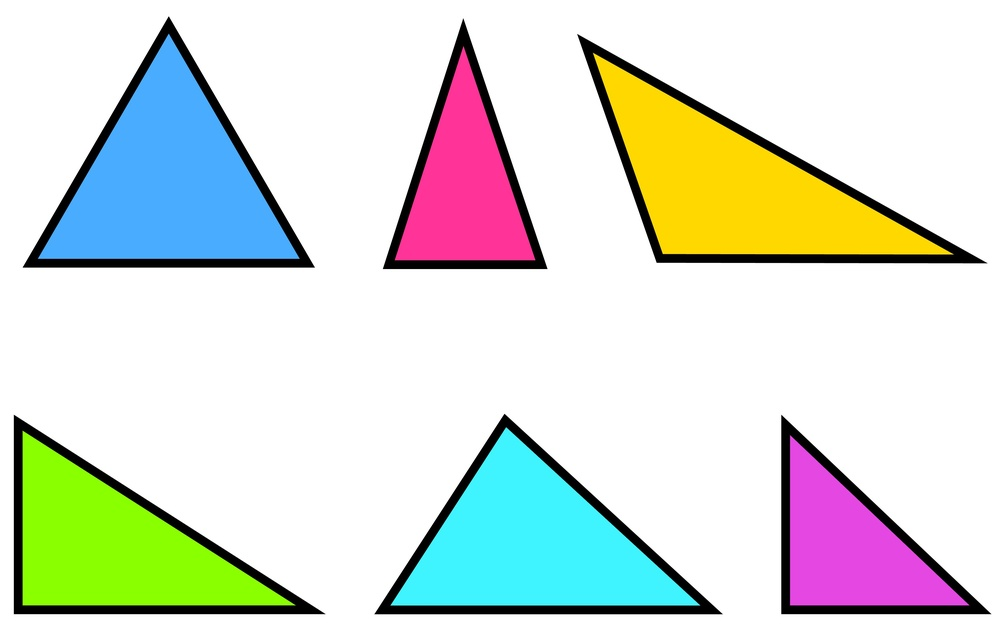
#> input picture Harris/triangle-shapes.jpg, 1000 x 628 px, shrunk from 3428 x 2152 before the run
$ jupyter execute Harris.ipynb
#> lines starting #> are read from the running program, lines starting #| are printed output that depends on the picture
#> further down, input_img is the input picture: shape (628, 1000, 3); mean B, G, R 213.5, 222.6, 216.2
# Harris Corner Detection from Scratch

------

### Import Libraries

[cell 1]
import cv2
import numpy as np
import matplotlib.pyplot as plt
from scipy import ndimage
from tqdm import tqdm

### Utility Functions

[cell 2]
# the normal CV2 conversion doesnt seem to work as good
def rgb2gray(img) :
    return np.dot(img[..., :3], [0.2989, 0.5870, 0.1140])
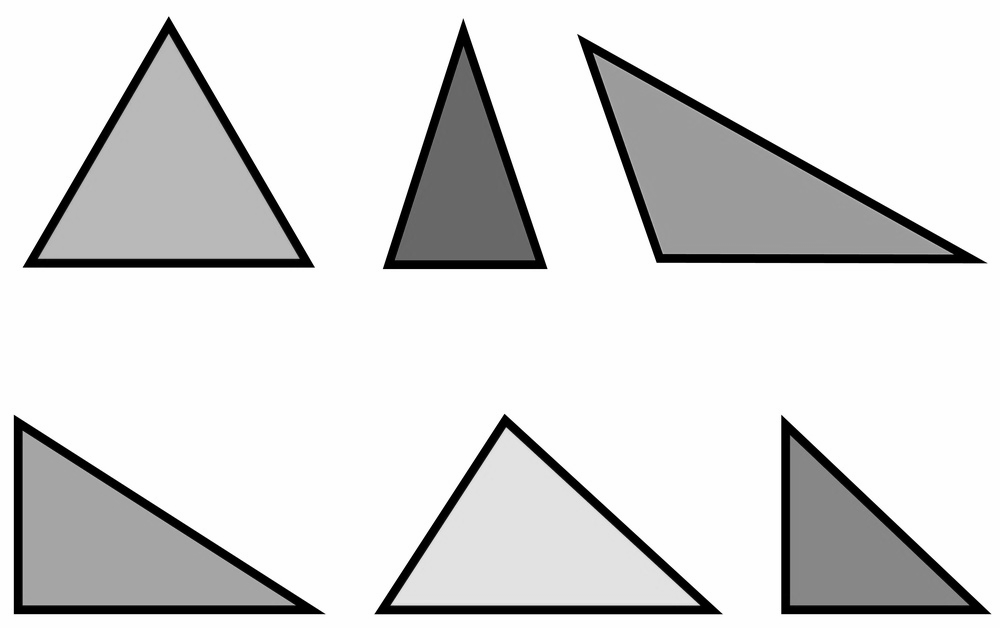
#> returned value: shape (628, 1000) float64; min 0, max 255, mean 219.1

# Detemine gradient function for Fx and Fy using sobel filter(normlized)
def gradient_x(img) :
    grad_img = ndimage.convolve(img, np.array([[-1, 0, 1],[-2, 0, 2],[-1, 0, 1]]))
    return grad_img/np.max(grad_img)

def gradient_y(img) :
    grad_img = ndimage.convolve(img, np.array([[-1, -2, -1],[0, 0, 0],[1, 2, 1]]))
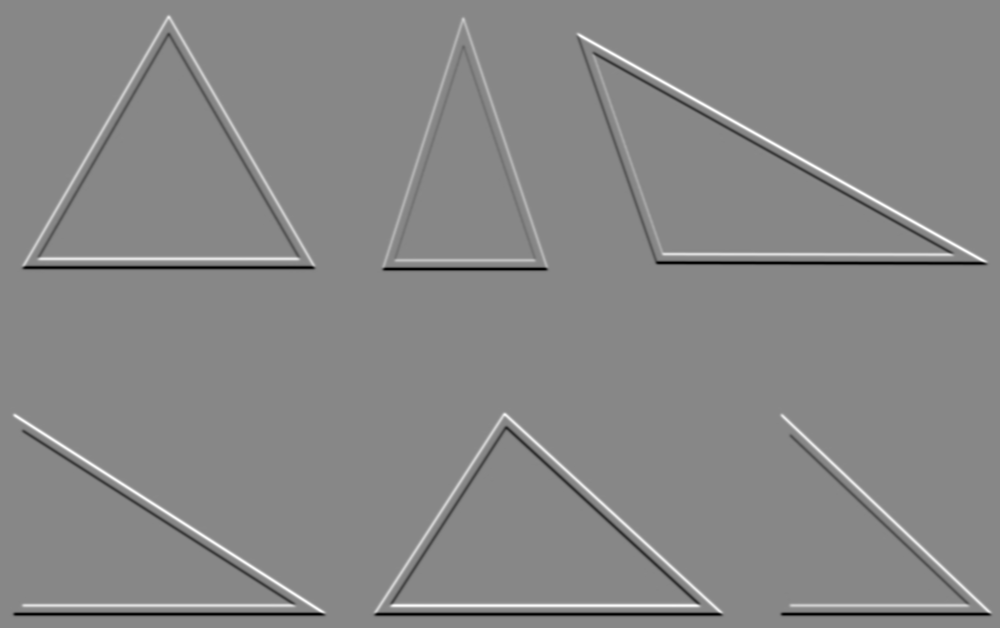
#> grad_img: shape (628, 1000) float64; min -651.9, max 575.4, mean 0; drawn with min black and max white
    return grad_img/np.max(grad_img)

### Find Filtered Grdients

[cell 3]
ratio = 0.02 # (0.001, 0.01, 0.05)  lower the ratio the more points it will pick up
input_img = cv2.imread('triangle-shapes.jpg')
gray_input_img = rgb2gray(input_img)

# Apply gaussian blurring
blur_img = ndimage.gaussian_filter(gray_input_img, sigma = 1.0)

# Find gradient Ix and Iy
Ix = gradient_x(blur_img)
Iy = gradient_y(blur_img)

[cell 4]
plt.figure(figsize=(15, 5))

plt.subplot(1,2,1)
plt.imshow(Ix, cmap='gray')
plt.title('Ix')

plt.subplot(1,2,2)
plt.imshow(Iy, cmap='gray')
plt.title('Iy')

plt.show()

### Find the Corners

[cell 5]
Ixx = Ix * Ix
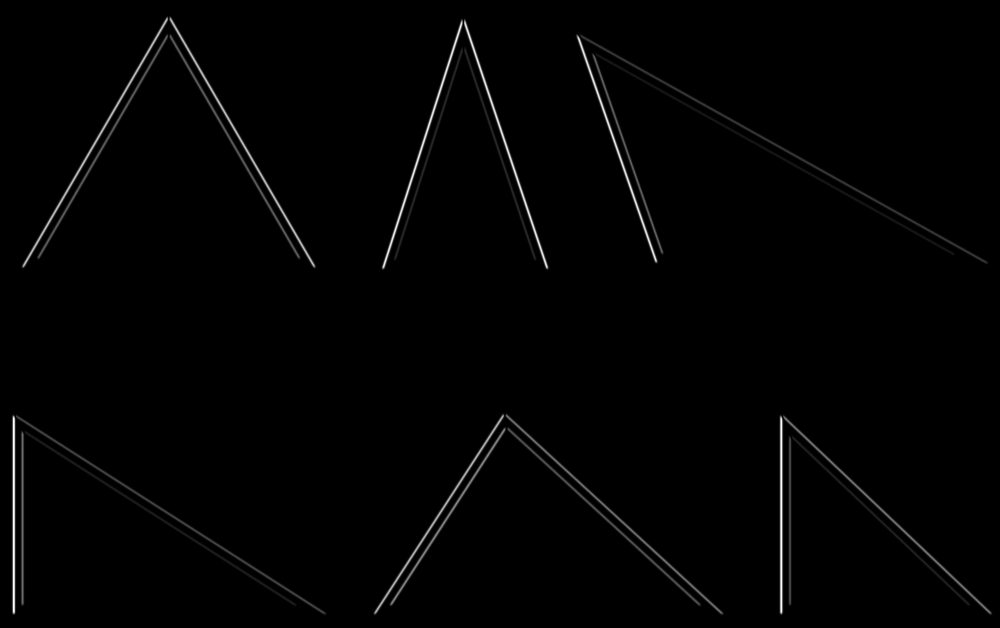
#> Ixx: shape (628, 1000) float64; min 0, max 1, mean 0.0104
Iyy = Iy * Iy
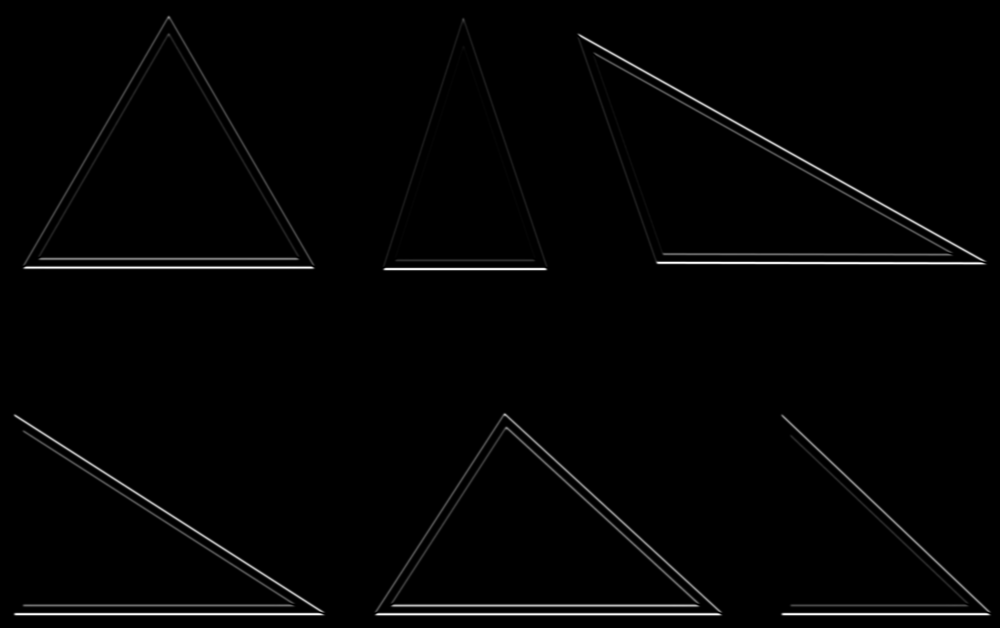
#> Iyy: shape (628, 1000) float64; min 0, max 1.28, mean 0.0183; drawn with min black and max white
Ixy = Ix * Iy
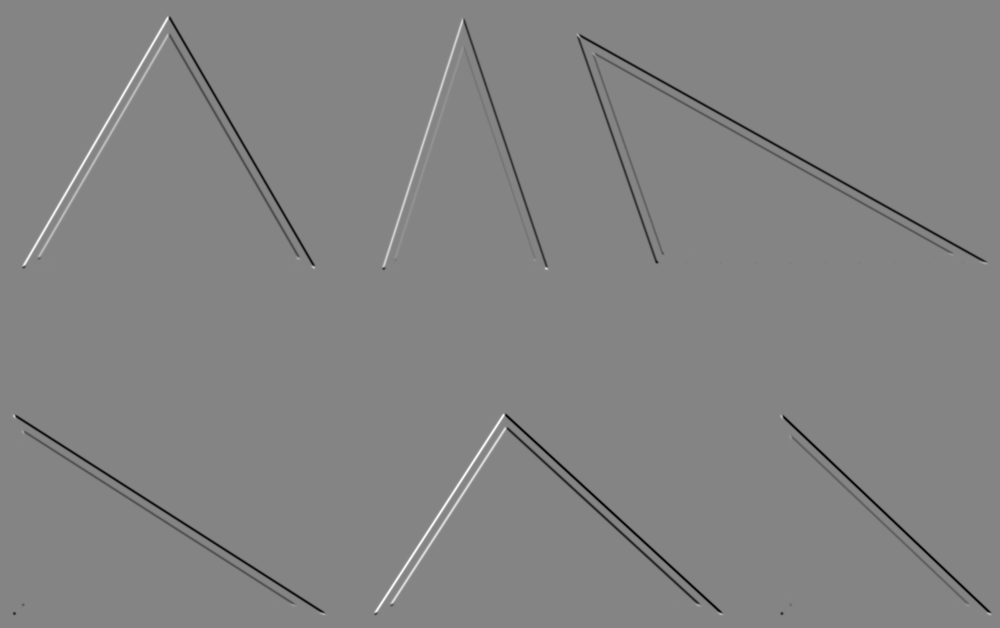
#> Ixy: shape (628, 1000) float64; min -0.564, max 0.518, mean -0.00329; drawn with min black and max white

tuple_data = [] # Contains y, x Coords and its corner response
k = 0.04
MAX = 0
for i in tqdm(range(1, input_img.shape[0] - 1)):
    for j in range(1, input_img.shape[1] - 1):
        window_x = Ixx[i-4 : i+5 , j-4 : j+5]
        window_y = Iyy[i-4 : i+5 , j-4 : j+5]
        window_xy = Ixy[i-4 : i+5 , j-4 : j+5]

        sum_xx = np.sum(window_x)
        sum_yy = np.sum(window_y)
        sum_xy = np.sum(window_xy)

        determinant = (sum_xx * sum_yy) - (sum_xy * sum_xy)
        trace = sum_xx + sum_yy
        R = determinant - (k * trace * trace)
        tuple_data.append((i, j, R))

        MAX = max(MAX, R)
#> after the loop, tuple_data = 624748 items

print("MAX value : ", MAX)

# L contains y,x coord( > threshold) and their corner response of those coords
L = []
thres_ratio = ratio
threshold = thres_ratio * MAX
for res in tuple_data :
    i, j, R = res
    if R > threshold :
        L.append([i, j, R])
#> this loop made 624748 passes
#> res on passes 1 to 3: (1, 1, 0), (1, 2, 0), (1, 3, 0)
#> after the loop, L = 2596 items, first 6: [14, 165, 7.61], [14, 166, 14.74], [14, 167, 17.24], [14, 168, 17.57], [14, 169, 17.52], [14, 170, 16.63]

[cell 6]
plt.figure(figsize=(15, 5))

plt.subplot(1,3,1)
plt.imshow(Ixx, cmap='gray')
plt.title('Ixx')

plt.subplot(1,3,2)
plt.imshow(Iyy, cmap='gray')
plt.title('Iyy')

plt.subplot(1,3,3)
plt.imshow(Ixy, cmap='gray')
plt.title('Ixy')

plt.show()

### Non Maximal Suppression

[cell 7]
sorted_L = sorted(L, key = lambda x: x[2], reverse = True)
#> sorted_L = 2596 items, first 6: [265, 543, 249.3], [265, 386, 242.6], [265, 387, 238.9], [266, 543, 238.2], [266, 386, 233.4], [20, 168, 229.5]
final_L = []
final_L.append(sorted_L[0][:-1])

dis = 10
xc, yc = [], []
for i in sorted_L:
    for j in final_L:
        if(abs(i[0] - j[0] <= dis) and abs(i[1] - j[1]) <= dis) :
            break
    else:
        final_L.append(i[:-1])
        xc.append(i[1])
        yc.append(i[0])
#> this loop made 2596 passes
#> after the loop, final_L = 30 pairs, first value 20 to 611, second value 16 to 986; xc = 29 values, max 986 at index 8, min 16 at index 2, mean 450.6; yc = 29 values, max 611 at index 2, min 20 at index 1, mean 381.8

print("Total points : ", len(sorted_L))
#| Total points :  2596
print("Critical points : ", len(final_L))
#| Critical points :  30

### Final Images

[cell 8]
corner_img = np.zeros(input_img.shape)
for i in final_L :
    y, x = i[0], i[1]
    corner_img[y][x] = 1
#> this loop made 30 passes
#> (y, x) on passes 1 to 12: (265, 543), (265, 386), (20, 168), (611, 16), (610, 784), (264, 310), (264, 27), (611, 378), (417, 504), (611, 986), (259, 658), (611, 717)
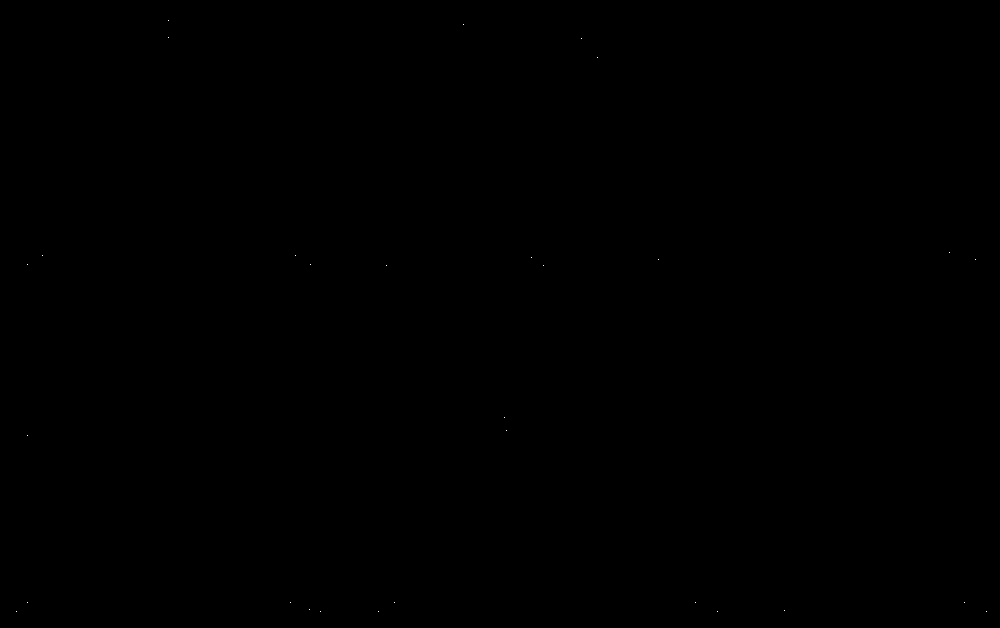
#> corner_img: shape (628, 1000, 3) float64; values 0 (black) and 1 (white), 0% white in thin lines or dots

[cell 9]
plt.figure(figsize=(15,15))
plt.imshow(input_img, cmap = 'gray')
plt.plot(xc, yc, 'o', color='red')
plt.show()
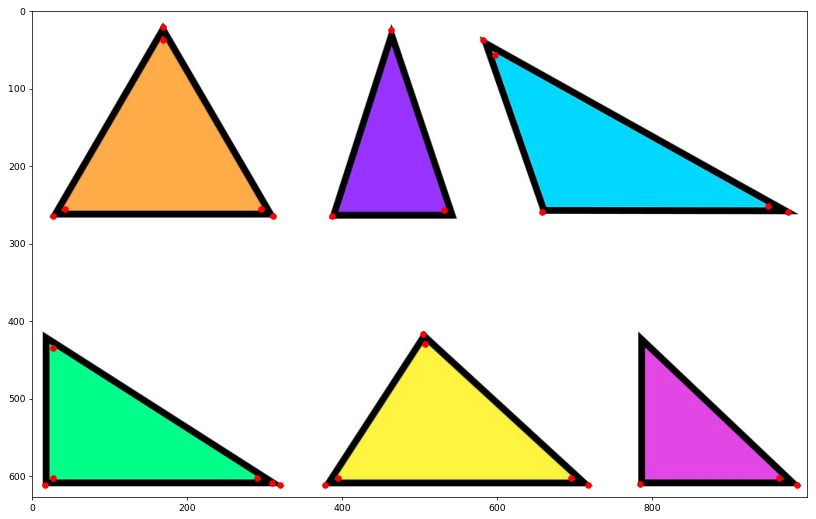
#> figure drawn by matplotlib, 1 panel; B, G, R data is drawn as R, G, B

[cell 10]
plt.figure(figsize=(15,15))
plt.imshow(corner_img)
plt.plot(xc, yc, 'o', color='red')
plt.show()
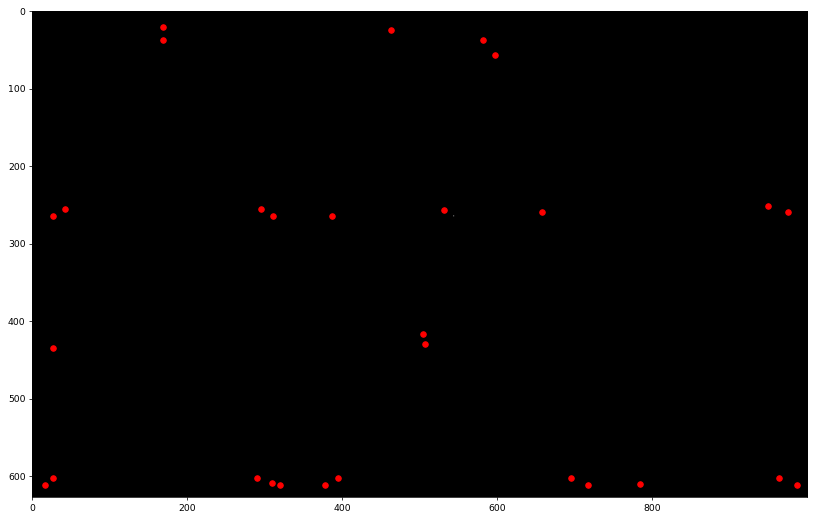
#> figure drawn by matplotlib, 1 panel
